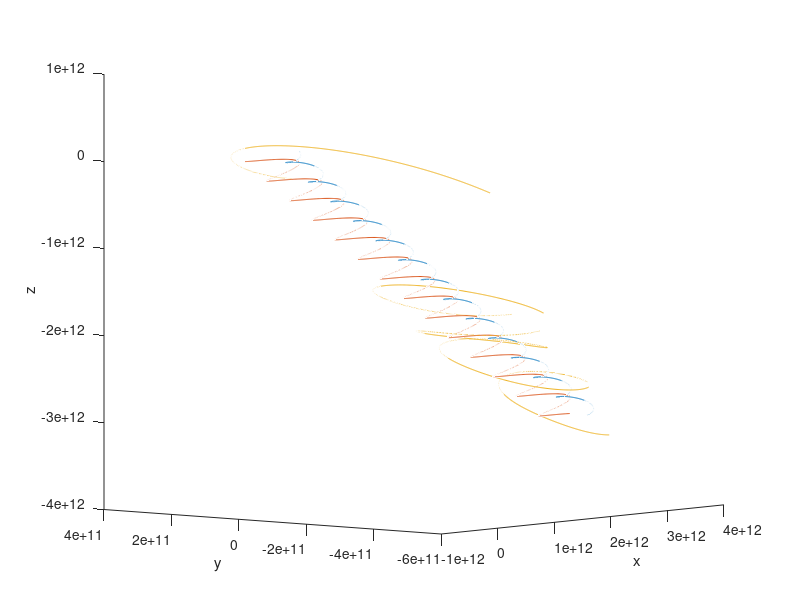

The MATLAB source for this figure: (Note: this script raises an error after producing the figure.)
function driver

close all

m_sun = 1.989 * 10^30;

G = 6.67408 * 10^(-11);
m1 = m_sun; 
m2 = m_sun/2;
m3 = 50;
m = [m1 m2 m3];

day = 60*60*24;

AU = 149597870700;
dt = day;

r1 = [0.5 0 1]';
r2 = [0 1 0]';
r3 = [-0.5 0 -1]';

v_o = 2568000000/day;

v = [0.5;
     0;
     -0.5;
     0.1;
     -0.1;
     0;
     -.2;
     .5;
     0];

v = v_o *v;
ddr = @(r,t) [-G*m(2)*(r(1:3,:)-r(4:6,:))/(norm(r(1:3,:)-r(4:6,:))^3)-G*m(3)*(r(1:3,:)-r(7:9,:))/(norm(r(1:3,:)-r(7:9,:))^3);
              -G*m(1)*(r(4:6,:)-r(1:3,:))/(norm(r(4:6,:)-r(1:3,:))^3)-G*m(3)*(r(4:6,:)-r(7:9,:))/(norm(r(4:6,:)-r(7:9,:))^3);
              -G*m(1)*(r(7:9,:)-r(1:3,:))/(norm(r(7:9,:)-r(1:3,:))^3)-G*m(2)*(r(7:9,:)-r(4:6,:))/(norm(r(7:9,:)-r(4:6,:))^3)];

num_int = @(ddr,t0,dt,r) (dt)*(ddr(r,t0)+ddr(r,t0+dt))/2;        

r = AU*[r1; r2; r3];
r0 = r;
v0 = v;

for t = 0:dt:2*365*day*5
    r0 = r0 + dt*v0;
    r = [r r0];
    v0 = v0 + num_int(ddr,t,dt,r0);
end

figure


hold on

% view(250,5)
view(310,5)

plot3(r(1,:),r(2,:),r(3,:))
plot3(r(4,:),r(5,:),r(6,:))
plot3(r(7,:),r(8,:),r(9,:))
xlabel('x')
ylabel('y')
zlabel('z')

video(r)
end

function video(r)

figure

vid = VideoWriter('3bodyproblemvid','MPEG-4'); 
FileFormat = 'mp4';
open(vid) % begins writing
for index = 1:10:size(r,2) % for each data point
    
    
    
    clf % ensures graphs don't layer into frames
    hold on
    time = index;

    view(250+50*index/size(r,2),5)
    
    plot3(r(1,1:index),r(2,1:index),r(3,1:index))
    plot3(r(4,1:index),r(5,1:index),r(6,1:index))
    plot3(r(7,1:index),r(8,1:index),r(9,1:index))

    plot3(r(1,index),r(2,index),r(3,index),'o')
    plot3(r(4,index),r(5,index),r(6,index),'o')
    plot3(r(7,index),r(8,index),r(9,index),'o')
    
    title("time: " + string(time) + " days")
    xlabel("ree x")
    ylabel("ree y")
    zlabel("ree z")
    
    hold off
    Frame = getframe(gcf);
    writeVideo(vid,Frame); 
end

close(vid)

end


